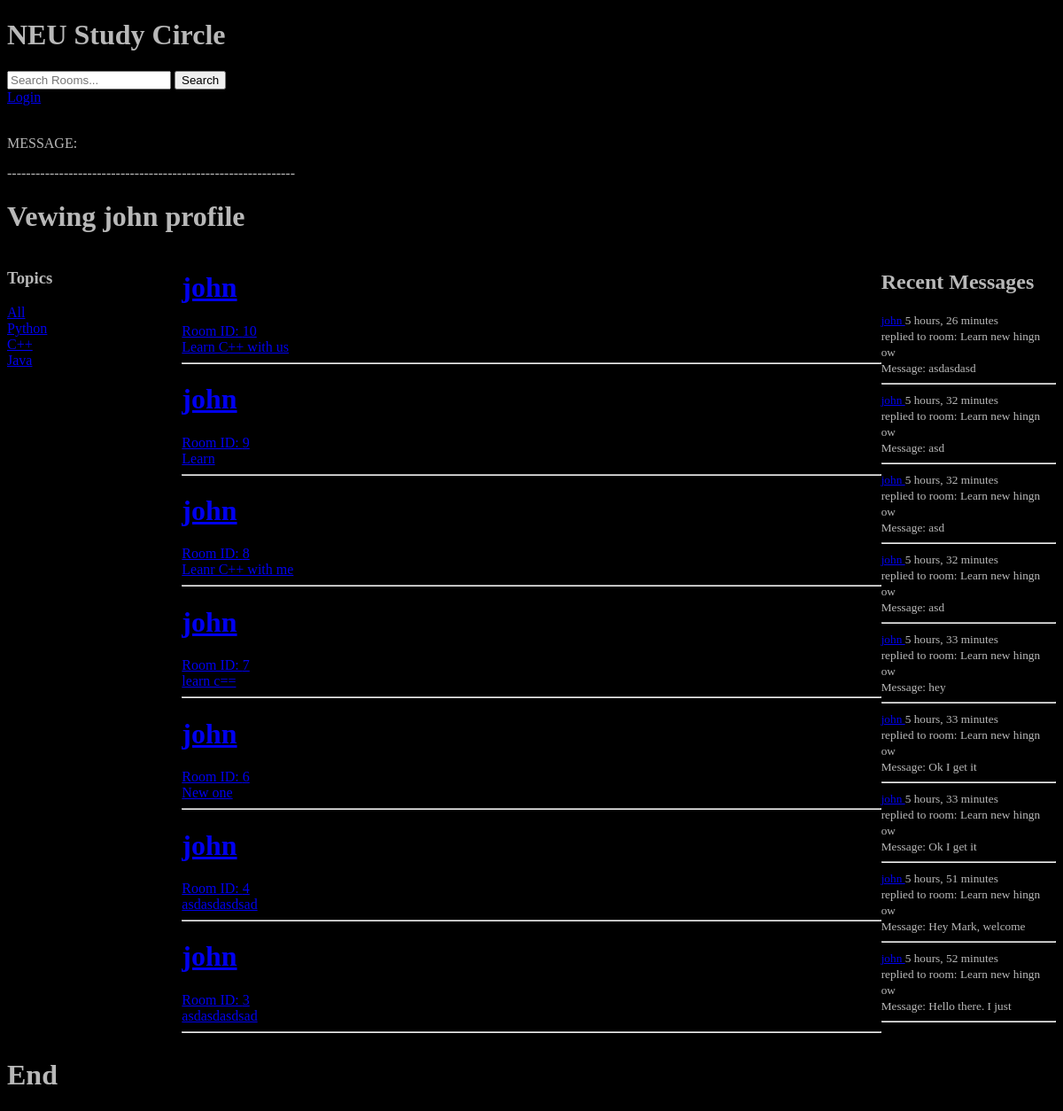
Before: /profile/1 with the older database file.
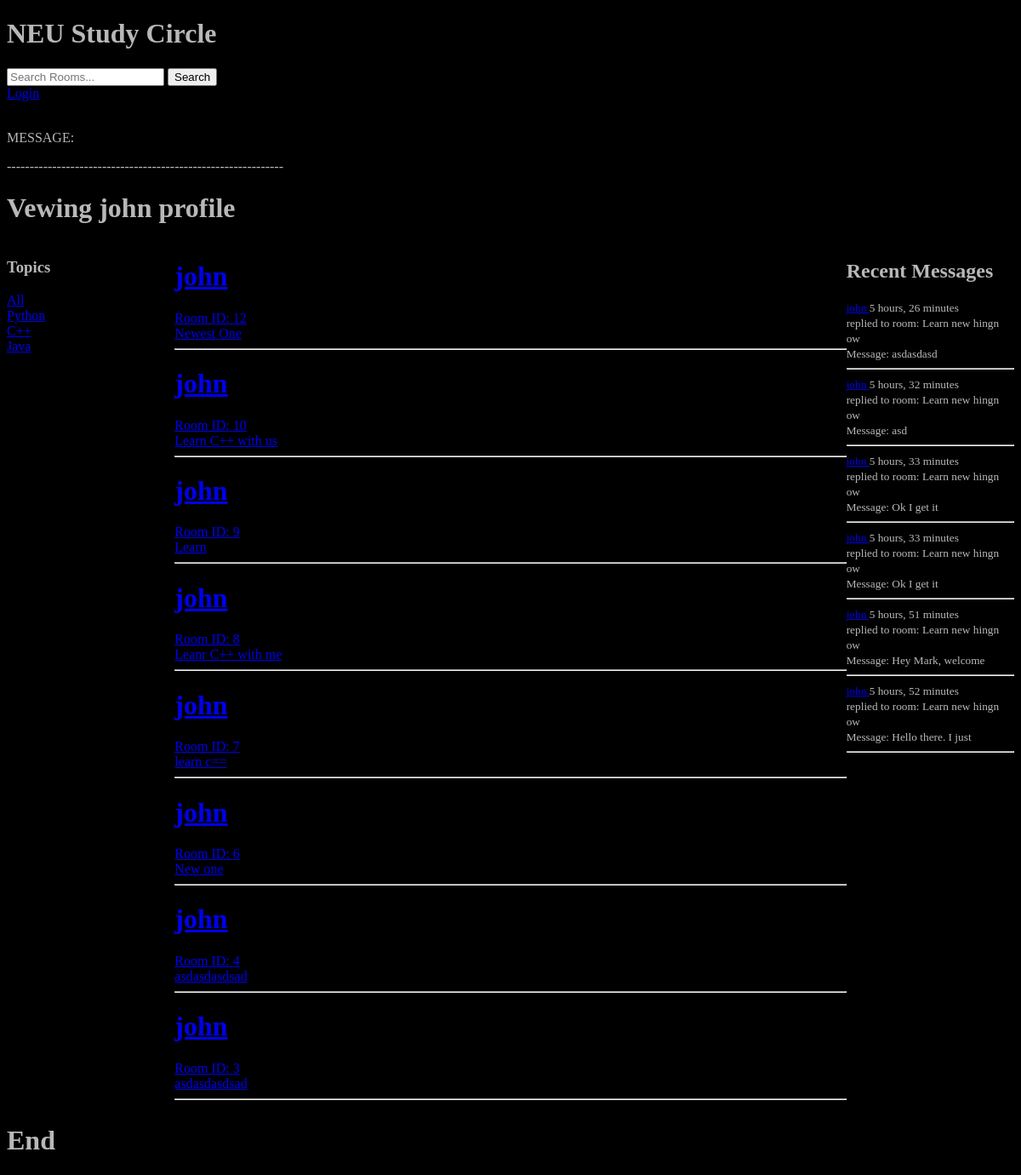
After: the same page with the newer database file.
### main/models.py (models this page shows, shortened)
class Topic(models.Model):
    name = models.CharField(max_length=200)

class Room(models.Model):
    host = models.ForeignKey(User, on_delete=models.SET_NULL, null=True)
    topic = models.ForeignKey(Topic, on_delete=models.SET_NULL, null=True)
    header = models.CharField(max_length=200)
    description = models.TextField(null=True, blank=True)
    participants = models.ManyToManyField(User, related_name='participants', blank=True)
    created = models.DateTimeField(auto_now_add=True)
    updated = models.DateTimeField(auto_now=True)
    class Meta:
        ordering = ['-created']
    def __str__(self):
        return str(self.header)

class Message(models.Model):
    user = models.ForeignKey(User, on_delete=models.CASCADE)
    room = models.ForeignKey(Room, on_delete=models.CASCADE)
    body = models.TextField()
    created = models.DateTimeField(auto_now_add=True)
    updated = models.DateTimeField(auto_now=True)
    class Meta:
        ordering = ['-created', '-created']
    def __str__(self):
        return str(self.body[0:20])

### main/views.py (the view)
# urls.py: path('profile/<int:id>', views.profile, name="profile"),
def profile(req, id):
    visited_user = User.objects.get(id=id)
    rooms = visited_user.room_set.all()
    room_messages = visited_user.message_set.all()
    topics = Topic.objects.all()
    context = {
        'visited_user': visited_user,
        'rooms': rooms,
        'room_messages': room_messages,
        'topics': topics
    }
    return render(req, "user_profile.html", context)

### main/templates/user_profile.html
{% extends "encasplator.html" %}
{% block content %}
<h1>Vewing {{visited_user.username}} profile</h1>
<div style="display: grid; grid-template-columns: 1fr 4fr 1fr;">
    <div>
        {% include 'topics.html' %}
    </div>
    <div>
        {% include 'feed.html' %}
    </div>
    <div>
        {% include 'activity.html' %}
    </div>
</div>
{% endblock %}

### templates/encasplator.html (shortened to what this page needs)
<!DOCTYPE html>
{% load static %}
<html lang="en">
<head>
    <link rel="stylesheet" type="text/css" media="screen" href="{% static 'styles/main.css' %}">
</head>
<body>
    {% include 'header.html' %}
    {% block content %}
    {% endblock %}
    {% include 'footer.html' %}
</body>
</html>

### templates/header.html (shortened to what this page needs)
<h1>NEU Study Circle</h1>
<form method="GET" action="{% url 'home' %}">
    <input type="text" name="query" placeholder="Search Rooms..."/>
    <button type="submit">Search</button>
</form>
{% if user.is_authenticated %}
    <p>Hello {{user.username}}</p>
    <a href="{% url 'logout' %}">Logout</a>
{% else %}
    <a href="{% url 'login' %}">Login</a>
{% endif %}
<br>
<br>
<p>MESSAGE:</p>
<p>-------------------------------------------------------------</p>

### main/templates/topics.html
<h3>Topics</h3>
<a href="{% url 'home' %}">All</a>
<br>
{% for topic in topics %}
    <a href="{% url 'home'  %}?query={{topic.name}}">{{topic.name}}</a>
    <br>
{% endfor %}

### main/templates/feed.html (shortened to what this page needs)
{% for room in rooms %}
<h1><a href="{% url 'profile' room.host.id %}">{{room.host.username}}</a></h1>
<a href="room/{{room.id}}">
     <div>Room ID: {{room.id}}</div>
     <div>{{room.header}}</div>
</a>
 <hr>
{% endfor %}

### main/templates/activity.html (shortened to what this page needs)
<h2>Recent Messages</h2>
{% for message in room_messages %}
<div>
    <small><a href="{% url 'profile' message.user.id %}">{{message.user}} </a>
        {{message.created|timesince}}</small>
    <br>
    <small>replied to room: {{message.room}}</small>
    <br>
    <small>Message: {{message}}</small>
    <br>
</div>
<hr>
{% endfor %}

### templates/footer.html
<h1>End</h1>

### static/styles/main.css (style rules this page uses)
body { background-color: black; color: rgb(184, 184, 184); }

Changed rows visible on the page:
removed Message: user "john", created "5 hours, 32 minutes", room "Learn new hingn ow", body "asd"
removed Message: user "john", created "5 hours, 32 minutes", room "Learn new hingn ow", body "asd"
removed Message: user "john", created "5 hours, 33 minutes", room "Learn new hingn ow", body "hey"
added Room: host.username "john", id "12", header "Newest One"
